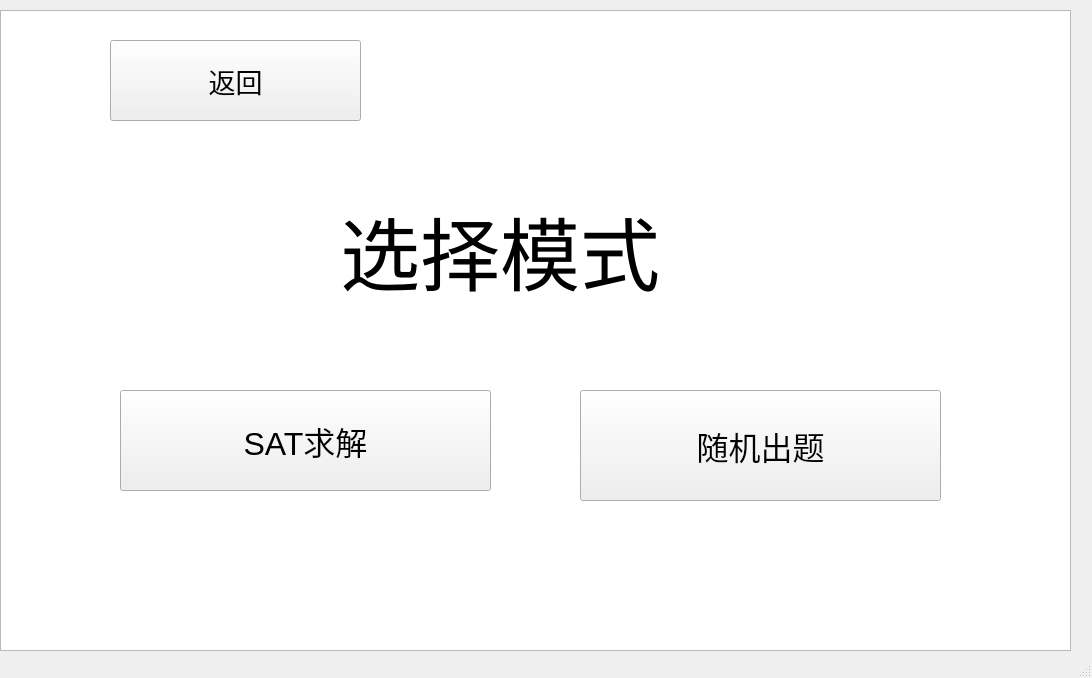
<?xml version="1.0" encoding="UTF-8"?>
<ui version="4.0">
 <class>MainWindow</class>
 <widget class="QMainWindow" name="MainWindow">
  <property name="geometry">
   <rect>
    <x>0</x>
    <y>0</y>
    <width>1092</width>
    <height>678</height>
   </rect>
  </property>
  <property name="windowTitle">
   <string>MainWindow</string>
  </property>
  <widget class="QWidget" name="centralwidget">
   <widget class="QListWidget" name="listWidget">
    <property name="geometry">
     <rect>
      <x>0</x>
      <y>10</y>
      <width>1071</width>
      <height>641</height>
     </rect>
    </property>
   </widget>
   <widget class="QLabel" name="label">
    <property name="geometry">
     <rect>
      <x>340</x>
      <y>180</y>
      <width>551</width>
      <height>141</height>
     </rect>
    </property>
    <property name="font">
     <font>
      <family>Arial</family>
      <pointsize>60</pointsize>
     </font>
    </property>
    <property name="text">
     <string>选择模式</string>
    </property>
   </widget>
   <widget class="QPushButton" name="upload">
    <property name="geometry">
     <rect>
      <x>120</x>
      <y>390</y>
      <width>371</width>
      <height>101</height>
     </rect>
    </property>
    <property name="font">
     <font>
      <family>Arial</family>
      <pointsize>24</pointsize>
     </font>
    </property>
    <property name="text">
     <string>SAT求解</string>
    </property>
   </widget>
   <widget class="QPushButton" name="puzzle">
    <property name="geometry">
     <rect>
      <x>580</x>
      <y>390</y>
      <width>361</width>
      <height>111</height>
     </rect>
    </property>
    <property name="font">
     <font>
      <family>Arial</family>
      <pointsize>24</pointsize>
     </font>
    </property>
    <property name="text">
     <string>随机出题</string>
    </property>
   </widget>
   <widget class="QPushButton" name="mode_back">
    <property name="geometry">
     <rect>
      <x>110</x>
      <y>40</y>
      <width>251</width>
      <height>81</height>
     </rect>
    </property>
    <property name="font">
     <font>
      <family>Arial</family>
      <pointsize>20</pointsize>
     </font>
    </property>
    <property name="text">
     <string>返回</string>
    </property>
   </widget>
  </widget>
  <widget class="QMenuBar" name="menubar">
   <property name="geometry">
    <rect>
     <x>0</x>
     <y>0</y>
     <width>1092</width>
     <height>26</height>
    </rect>
   </property>
  </widget>
  <widget class="QStatusBar" name="statusbar"/>
 </widget>
 <resources/>
 <connections/>
</ui>
